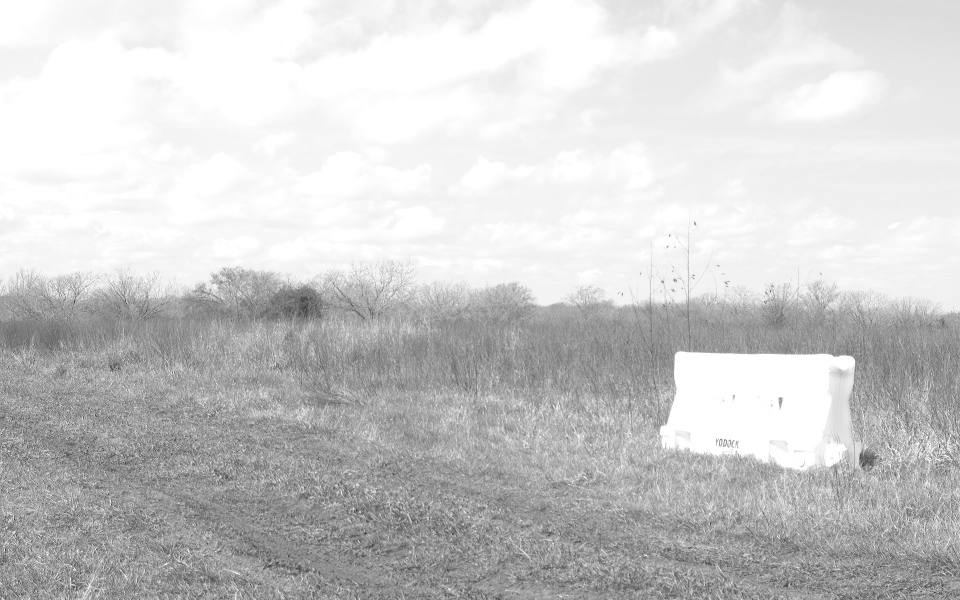
#> input picture frame0000.jpg, 1920 x 1200 px (shown at 1/2 size)
$ python draw_frame.py
#> lines starting #> are read from the running program, lines starting #| are printed output that depends on the picture; after the words box and inside, x2 and y2 are one past the last pixel; in counts of white or black regions, pixels touching at a corner belong together
import numpy as np
import cv2

img = cv2.imread('frame0000.jpg', cv2.IMREAD_COLOR)
#> img is the input picture: shape (1200, 1920, 3); min 0, max 255, mean 203.1

cv2.rectangle(img, (500,250), (1000,500), (0,0,255), 2)
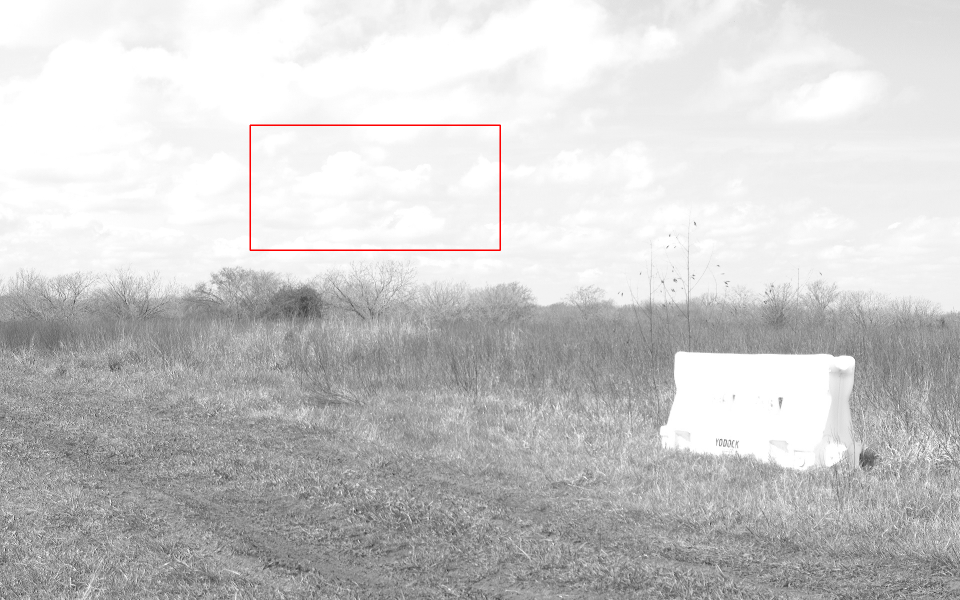
#> img: shape (1200, 1920, 3) (shown at 1/2 size); 0.2% of pixels changed, all inside (x1, y1, x2, y2) = (499, 249, 1002, 502)
pts = np.array([[100,50], [200,300], [700,200], [500,100]], np.int32)
#pts = pts.reshape((-1, 1, 2))
font = cv2.FONT_HERSHEY_SIMPLEX
cv2.imshow('image', img)
cv2.waitKey(0)
cv2.destroyAllWindows()


# draw line
#cv2.line(img, (0, 0), (50,100), (0,0,0), 1)
#                    y,  x (dolny wierzcholek po lewej stronie)
#cv2.rectangle(img, (500,250), (1000,500), (0,0,255), 2)            # (0, 0, 255) - kolor ramki, 2 - szerokość
#                                 y,  x (górny wierzchołek po prawej stronie)
